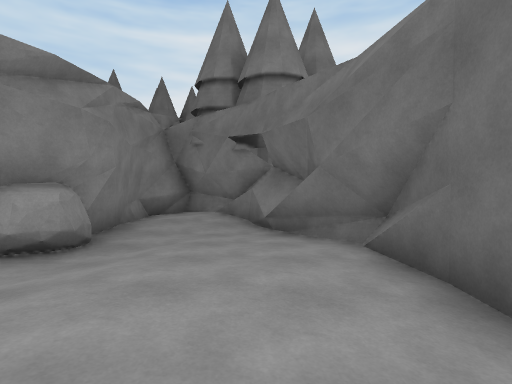
[1] (above)

13 first-person views from a walk through a 3-D level made in the Unity game engine. The camera is 1.5 m above the floor, tilts 2° down and sees 80° across. The floor is counted in squares, 2 m on a side. Each view is taken from the middle of a square. On the plan, view 1 faces up. The plan holds only what a view shows up to about 10 squares ahead; the rest is blank. The place goes on beyond the plan. Some animated figures are not drawn. Door leaves are left out, so doorways stand open.

[2]
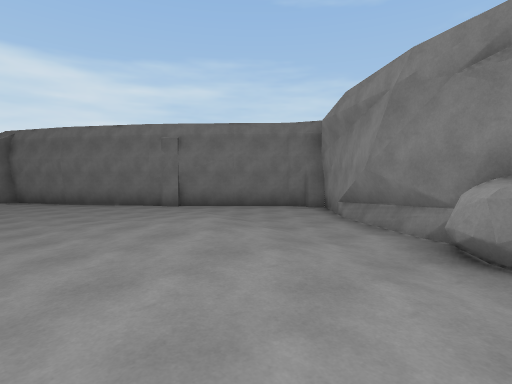

[3]
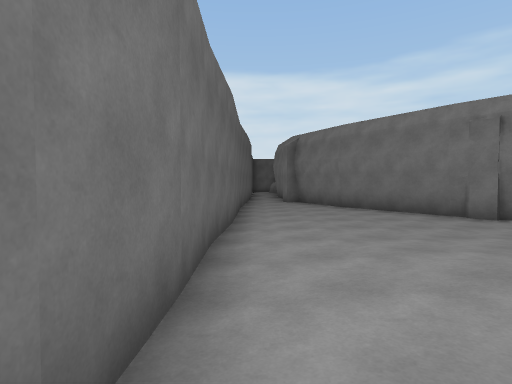

[4]
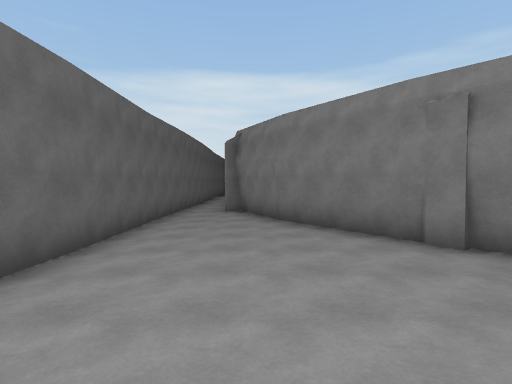

[5]
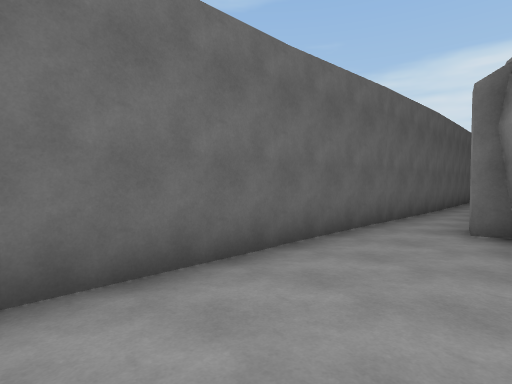

[6]
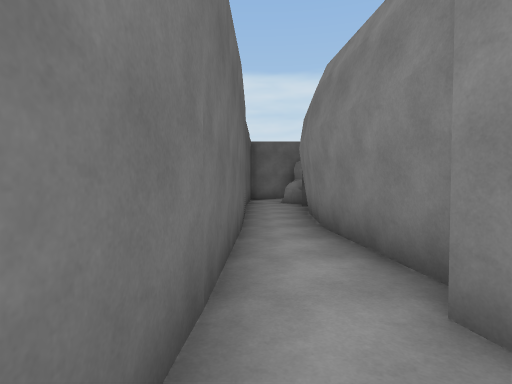

[7]
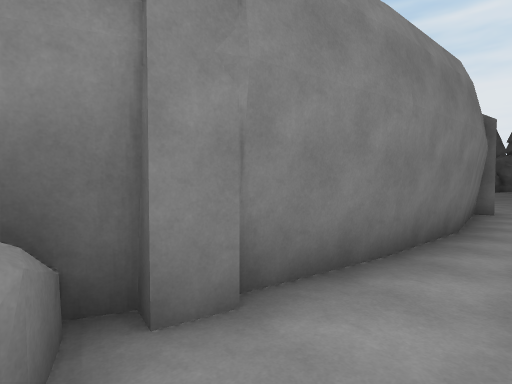

[8]
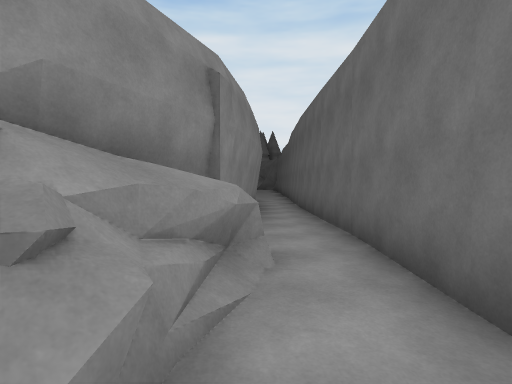

[9]
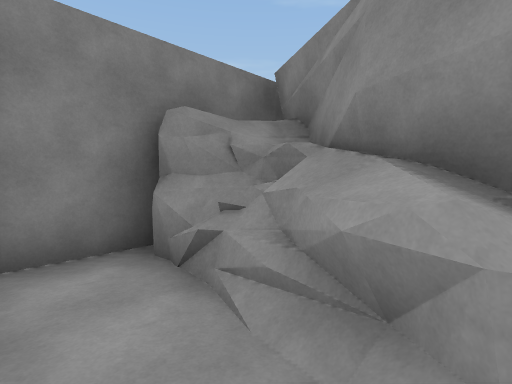

[10]
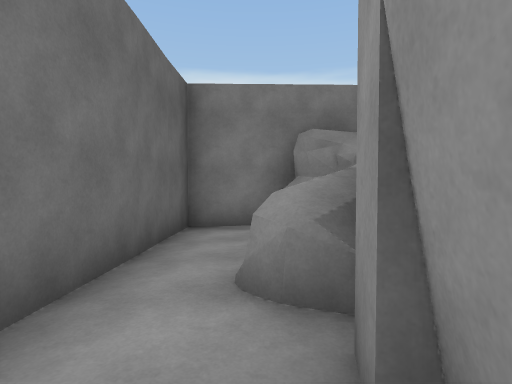

[11]
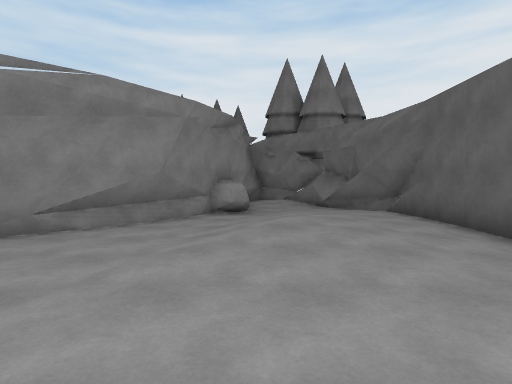

[12]
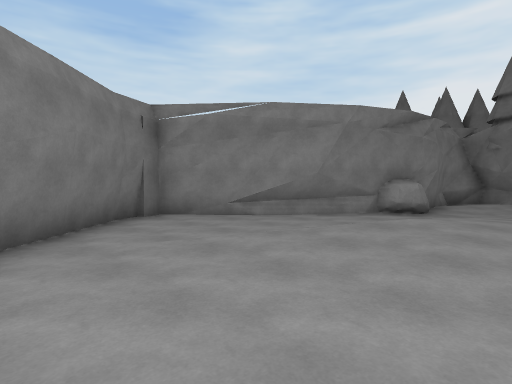

[13]
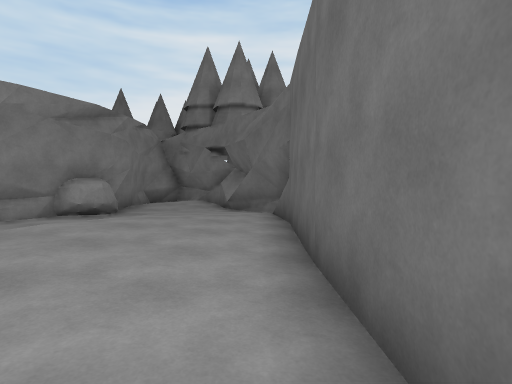

### Floor plan
Key: @ floor where view 1 was taken; # wall or solid block; . main floor; : floor 0.25 m higher than the main floor; + floor 0.5 m higher than the main floor; / step, stairs or slope; = window, fence, low wall or low ledge; T tree; R rock; O other object.
Columns run from 7 left of view 1 to 2 right of it. Each row starts with its distance up from view 1.
  8      #T
  7     #::T
  6     #:/##
  5     R...##
  4    RR.//.#
  3    R:./::#
  2    #./:::#
  1   #../+/:#
  0  #.../+@.#
 -1 #.../:/:.#
 -2  #..::::.#
 -3   #..:::.#
 -4    O.....#
 -5    ##....#
 -6     #....#
 -7      #...#
 -8       #..#
 -9       #..#
-10       #..#
-11        #.#
-12        #.#
-13        #.#
-14        #.#
-15        #.#
-16       #..#
-17       #..#
-18       #=.#
-19       ##.#
-20      ##=.#
-21       #..#
-22       ####

Where each view was taken, in squares from view 1:
view 1: 0 up, 0 right, facing up
view 2: 4 up, 1 right, facing down-left
view 3: 2 up, 1 right, facing down
view 4: 0 up, 1 left, facing down
view 5: 4 down, 1 left, facing down-right
view 6: 8 down, 1 right, facing down
view 7: 18 down, 1 right, facing up-left
view 8: 21 down, 0 right, facing up
view 9: 18 down, 1 right, facing down-left
view 10: 16 down, 0 right, facing down
view 11: 4 down, 2 left, facing up
view 12: 4 down, 0 right, facing up-left
view 13: 3 down, 1 right, facing up
